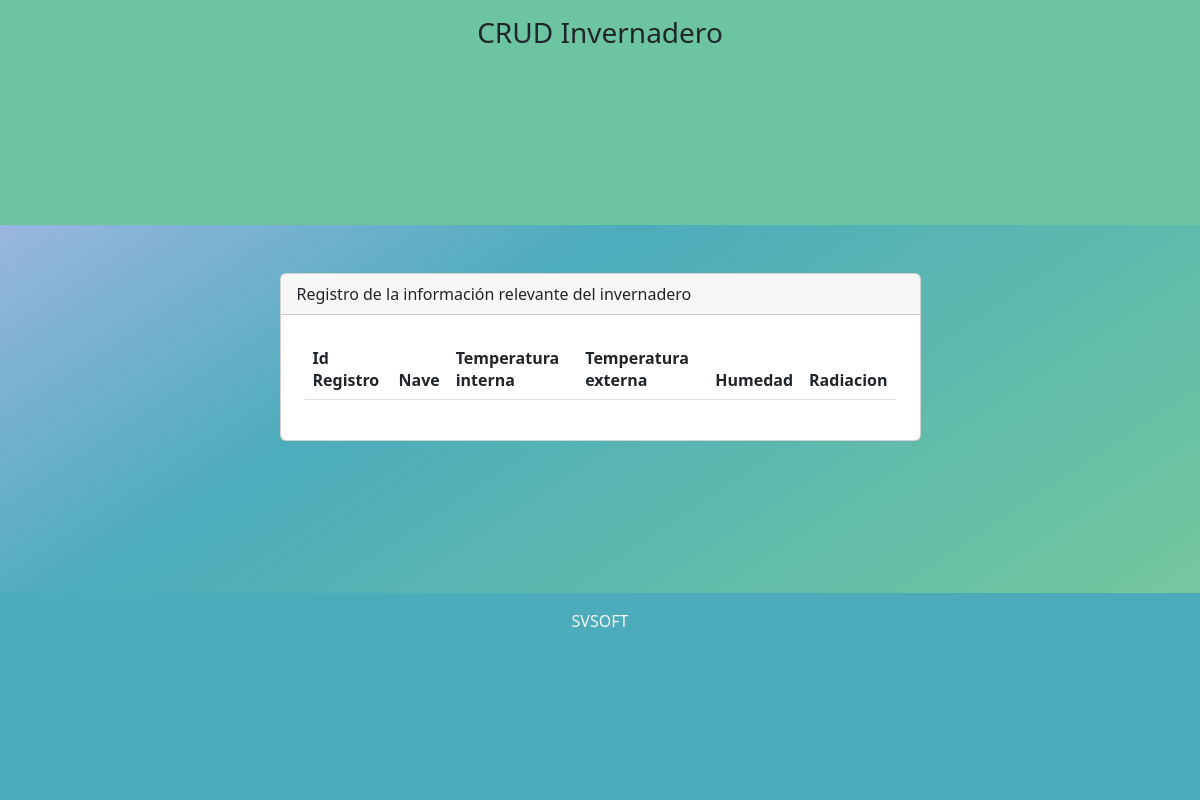
Before: /negocio/invAdministrador.php with the older database file.
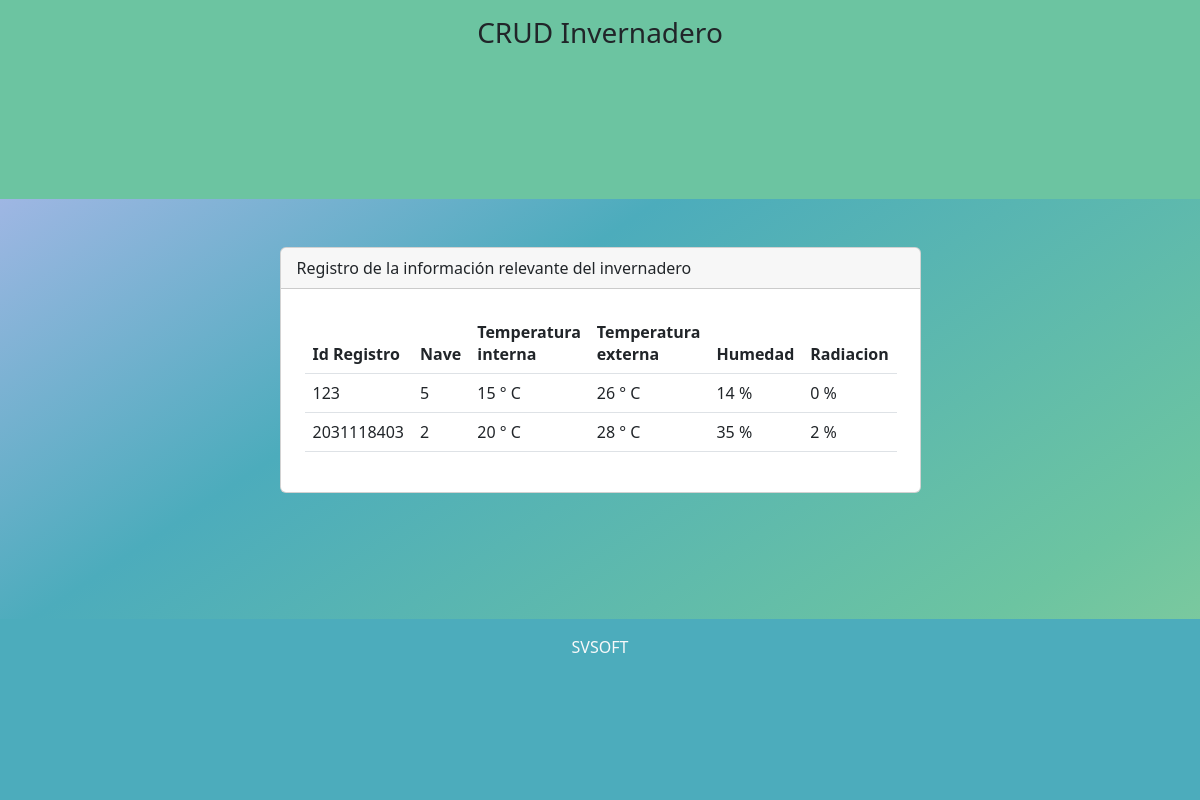
After: the same page with the newer database file.
### tables this page shows
CREATE TABLE `invernadero` (
  `idRegistro` int(11) NOT NULL AUTO_INCREMENT,
  `nave` int(11) NOT NULL,
  `tempInterna` varchar(10) NOT NULL,
  `temExterna` varchar(10) NOT NULL,
  `humeRelativa` varchar(10) NOT NULL,
  `radiacion` varchar(10) NOT NULL,
  PRIMARY KEY (`idRegistro`)
);

### negocio/invAdministrador.php (the view, shortened to what this page needs)
<link rel="stylesheet" href="css/fondo.css">
<?php include 'template/headerInvernadero.php' ?>
<?php
    include_once "model/conexionPersona.php";
    $sentencia = $bd -> query("select * from invernadero");
    $invernadero = $sentencia->fetchAll(PDO::FETCH_OBJ);
?>
<div class="container mt-5">
    <div class="row justify-content-center">
        <div class="col-md-7">
            <div class="card">
                <div class="card-header">
                    Registro de la información relevante del invernadero
                </div>
                <div class="p-4">
                        <table class="table align-middle">
                            <thead>
                                <tr>
                                    <th scope="col">Id Registro</th>
                                    <th scope="col">Nave</th>
                                    <th scope="col">Temperatura interna</th>
                                    <th scope="col">Temperatura externa</th>
                                    <th scope="col">Humedad</th>
                                    <th scope="col">Radiacion</th>
                                </tr>
                            </thead>
                            <tbody>
                            <?php
                                foreach($invernadero as $dato){
                            ?>
                                <tr>
                                    <td scope="row"><?php echo $dato->idRegistro; ?></td>
                                    <td><?php echo $dato->nave; ?></td>
                                    <td><?php echo $dato->tempInterna; ?></td>
                                    <td><?php echo $dato->temExterna; ?></td>
                                    <td><?php echo $dato->humeRelativa; ?></td>
                                    <td><?php echo $dato->radiacion; ?></td>
                                </tr>
                                <?php
                                }
                                ?>
                            </tbody>
                        </table>
                    </div>
                </div>
            </div>
        </div>
    </div>
<?php include 'template/footerInvernadero.php' ?>

Changed rows visible on the page:
added invernadero: idRegistro "123", nave "5", tempInterna "15 ° C", temExterna "26 ° C", humeRelativa "14 %", radiacion "0 %"
added invernadero: idRegistro "2031118403", nave "2", tempInterna "20 ° C", temExterna "28 ° C", humeRelativa "35 %", radiacion "2 %"
